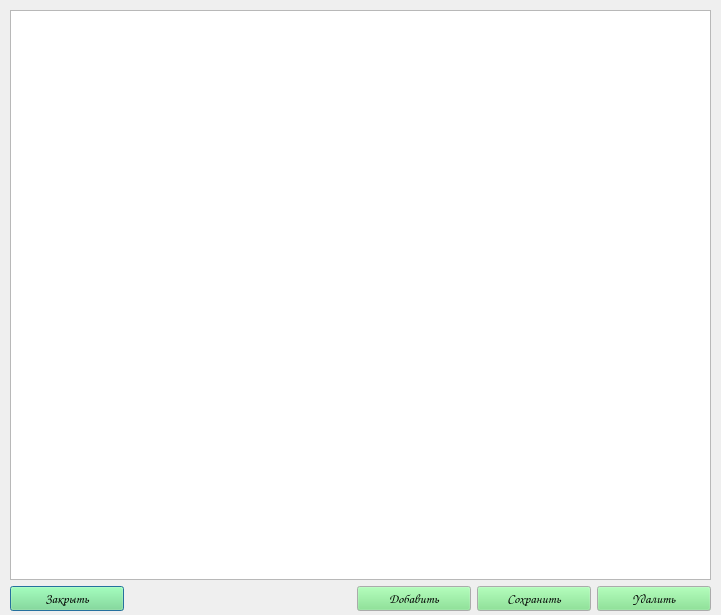
<?xml version="1.0" encoding="UTF-8"?>
<ui version="4.0">
 <class>Dialog</class>
 <widget class="QDialog" name="Dialog">
  <property name="geometry">
   <rect>
    <x>0</x>
    <y>0</y>
    <width>721</width>
    <height>615</height>
   </rect>
  </property>
  <property name="palette">
   <palette>
    <active>
     <colorrole role="Button">
      <brush brushstyle="SolidPattern">
       <color alpha="255">
        <red>118</red>
        <green>227</green>
        <blue>131</blue>
       </color>
      </brush>
     </colorrole>
    </active>
    <inactive>
     <colorrole role="Button">
      <brush brushstyle="SolidPattern">
       <color alpha="255">
        <red>118</red>
        <green>227</green>
        <blue>131</blue>
       </color>
      </brush>
     </colorrole>
    </inactive>
    <disabled>
     <colorrole role="Button">
      <brush brushstyle="SolidPattern">
       <color alpha="255">
        <red>118</red>
        <green>227</green>
        <blue>131</blue>
       </color>
      </brush>
     </colorrole>
    </disabled>
   </palette>
  </property>
  <property name="windowTitle">
   <string>Dialog</string>
  </property>
  <widget class="QWidget" name="verticalLayoutWidget">
   <property name="geometry">
    <rect>
     <x>10</x>
     <y>10</y>
     <width>701</width>
     <height>601</height>
    </rect>
   </property>
   <layout class="QVBoxLayout" name="verticalLayout_2">
    <item>
     <widget class="QTableWidget" name="tableWidget_2"/>
    </item>
    <item>
     <layout class="QHBoxLayout" name="horizontalLayout_2" stretch="2,4,2,2,2">
      <item>
       <widget class="QPushButton" name="close_btn_2">
        <property name="font">
         <font>
          <family>Comic Sans MS</family>
          <pointsize>10</pointsize>
         </font>
        </property>
        <property name="text">
         <string>Закрыть</string>
        </property>
       </widget>
      </item>
      <item>
       <spacer name="horizontalSpacer_2">
        <property name="orientation">
         <enum>Qt::Horizontal</enum>
        </property>
        <property name="sizeHint" stdset="0">
         <size>
          <width>40</width>
          <height>20</height>
         </size>
        </property>
       </spacer>
      </item>
      <item>
       <widget class="QPushButton" name="add_btn_2">
        <property name="font">
         <font>
          <family>Comic Sans MS</family>
          <pointsize>10</pointsize>
         </font>
        </property>
        <property name="text">
         <string>Добавить</string>
        </property>
       </widget>
      </item>
      <item>
       <widget class="QPushButton" name="update_btn_2">
        <property name="font">
         <font>
          <family>Comic Sans MS</family>
          <pointsize>10</pointsize>
         </font>
        </property>
        <property name="text">
         <string>Сохранить</string>
        </property>
       </widget>
      </item>
      <item>
       <widget class="QPushButton" name="del_btn_2">
        <property name="font">
         <font>
          <family>Comic Sans MS</family>
          <pointsize>10</pointsize>
         </font>
        </property>
        <property name="text">
         <string>Удалить</string>
        </property>
       </widget>
      </item>
     </layout>
    </item>
   </layout>
  </widget>
 </widget>
 <resources/>
 <connections/>
</ui>
